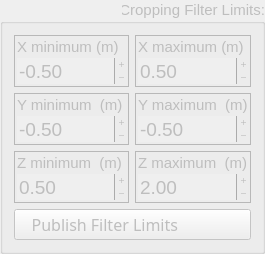
         <widget class="QGroupBox" name="CroppingG">
          <property name="enabled">
           <bool>false</bool>
          </property>
          <property name="sizePolicy">
           <sizepolicy hsizetype="Expanding" vsizetype="MinimumExpanding">
            <horstretch>0</horstretch>
            <verstretch>0</verstretch>
           </sizepolicy>
          </property>
          <property name="minimumSize">
           <size>
            <width>255</width>
            <height>0</height>
           </size>
          </property>
          <property name="font">
           <font>
            <pointsize>11</pointsize>
           </font>
          </property>
          <property name="contextMenuPolicy">
           <enum>Qt::NoContextMenu</enum>
          </property>
          <property name="toolTip">
           <string>Cropbox filter parameters.</string>
          </property>
          <property name="title">
           <string>Cropping Filter Limits:</string>
          </property>
          <property name="alignment">
           <set>Qt::AlignRight|Qt::AlignTop|Qt::AlignTrailing</set>
          </property>
          <property name="flat">
           <bool>true</bool>
          </property>
          <layout class="QGridLayout" name="gridLayout_2">
           <item row="0" column="0">
            <widget class="QFrame" name="XminF">
             <property name="sizePolicy">
              <sizepolicy hsizetype="Preferred" vsizetype="Fixed">
               <horstretch>0</horstretch>
               <verstretch>0</verstretch>
              </sizepolicy>
             </property>
             <property name="minimumSize">
              <size>
               <width>115</width>
               <height>0</height>
              </size>
             </property>
             <property name="font">
              <font>
               <pointsize>11</pointsize>
              </font>
             </property>
             <property name="toolTip">
              <string>Cropbox filter minimum x parameter.</string>
             </property>
             <property name="frameShape">
              <enum>QFrame::StyledPanel</enum>
             </property>
             <property name="frameShadow">
              <enum>QFrame::Raised</enum>
             </property>
             <layout class="QVBoxLayout" name="verticalLayout_2">
              <property name="spacing">
               <number>2</number>
              </property>
              <property name="leftMargin">
               <number>2</number>
              </property>
              <property name="topMargin">
               <number>2</number>
              </property>
              <property name="rightMargin">
               <number>2</number>
              </property>
              <property name="bottomMargin">
               <number>2</number>
              </property>
              <item>
               <widget class="QLabel" name="XminL">
                <property name="font">
                 <font>
                  <pointsize>11</pointsize>
                 </font>
                </property>
                <property name="frameShape">
                 <enum>QFrame::NoFrame</enum>
                </property>
                <property name="frameShadow">
                 <enum>QFrame::Plain</enum>
                </property>
                <property name="text">
                 <string>X minimum (m)</string>
                </property>
                <property name="textFormat">
                 <enum>Qt::PlainText</enum>
                </property>
                <property name="alignment">
                 <set>Qt::AlignLeading|Qt::AlignLeft|Qt::AlignTop</set>
                </property>
               </widget>
              </item>
              <item>
               <widget class="QDoubleSpinBox" name="Xmin">
                <property name="font">
                 <font>
                  <pointsize>14</pointsize>
                 </font>
                </property>
                <property name="wrapping">
                 <bool>false</bool>
                </property>
                <property name="frame">
                 <bool>false</bool>
                </property>
                <property name="buttonSymbols">
                 <enum>QAbstractSpinBox::PlusMinus</enum>
                </property>
                <property name="decimals">
                 <number>2</number>
                </property>
                <property name="minimum">
                 <double>-2.000000000000000</double>
                </property>
                <property name="maximum">
                 <double>2.000000000000000</double>
                </property>
                <property name="singleStep">
                 <double>0.100000000000000</double>
                </property>
                <property name="value">
                 <double>-0.500000000000000</double>
                </property>
               </widget>
              </item>
             </layout>
            </widget>
           </item>
           <item row="0" column="1">
            <widget class="QFrame" name="XmaxF">
             <property name="sizePolicy">
              <sizepolicy hsizetype="Preferred" vsizetype="Fixed">
               <horstretch>0</horstretch>
               <verstretch>0</verstretch>
              </sizepolicy>
             </property>
             <property name="minimumSize">
              <size>
               <width>115</width>
               <height>0</height>
              </size>
             </property>
             <property name="font">
              <font>
               <pointsize>11</pointsize>
              </font>
             </property>
             <property name="toolTip">
              <string>Cropbox filter maximum x parameter.</string>
             </property>
             <property name="frameShape">
              <enum>QFrame::StyledPanel</enum>
             </property>
             <property name="frameShadow">
              <enum>QFrame::Raised</enum>
             </property>
             <layout class="QVBoxLayout" name="verticalLayout">
              <property name="spacing">
               <number>2</number>
              </property>
              <property name="leftMargin">
               <number>2</number>
              </property>
              <property name="topMargin">
               <number>2</number>
              </property>
              <property name="rightMargin">
               <number>2</number>
              </property>
              <property name="bottomMargin">
               <number>2</number>
              </property>
              <item>
               <widget class="QLabel" name="XmaxL">
                <property name="font">
                 <font>
                  <pointsize>11</pointsize>
                 </font>
                </property>
                <property name="frameShape">
                 <enum>QFrame::NoFrame</enum>
                </property>
                <property name="frameShadow">
                 <enum>QFrame::Plain</enum>
                </property>
                <property name="text">
                 <string>X maximum (m)</string>
                </property>
                <property name="textFormat">
                 <enum>Qt::PlainText</enum>
                </property>
                <property name="alignment">
                 <set>Qt::AlignLeading|Qt::AlignLeft|Qt::AlignTop</set>
                </property>
               </widget>
              </item>
              <item>
               <widget class="QDoubleSpinBox" name="Xmax">
                <property name="font">
                 <font>
                  <pointsize>14</pointsize>
                 </font>
                </property>
                <property name="wrapping">
                 <bool>false</bool>
                </property>
                <property name="frame">
                 <bool>false</bool>
                </property>
                <property name="buttonSymbols">
                 <enum>QAbstractSpinBox::PlusMinus</enum>
                </property>
                <property name="decimals">
                 <number>2</number>
                </property>
                <property name="minimum">
                 <double>-2.000000000000000</double>
                </property>
                <property name="maximum">
                 <double>2.000000000000000</double>
                </property>
                <property name="singleStep">
                 <double>0.100000000000000</double>
                </property>
                <property name="value">
                 <double>0.500000000000000</double>
                </property>
               </widget>
              </item>
             </layout>
            </widget>
           </item>
           <item row="1" column="0">
            <widget class="QFrame" name="YminF">
             <property name="sizePolicy">
              <sizepolicy hsizetype="Preferred" vsizetype="Fixed">
               <horstretch>0</horstretch>
               <verstretch>0</verstretch>
              </sizepolicy>
             </property>
             <property name="minimumSize">
              <size>
               <width>115</width>
               <height>0</height>
              </size>
             </property>
             <property name="font">
              <font>
               <pointsize>11</pointsize>
              </font>
             </property>
             <property name="toolTip">
              <string>Cropbox filter minimum y parameter.</string>
             </property>
             <property name="frameShape">
              <enum>QFrame::StyledPanel</enum>
             </property>
             <property name="frameShadow">
              <enum>QFrame::Raised</enum>
             </property>
             <layout class="QVBoxLayout" name="verticalLayout_4">
              <property name="spacing">
               <number>2</number>
              </property>
              <property name="leftMargin">
               <number>2</number>
              </property>
              <property name="topMargin">
               <number>2</number>
              </property>
              <property name="rightMargin">
               <number>2</number>
              </property>
              <property name="bottomMargin">
               <number>2</number>
              </property>
              <item>
               <widget class="QLabel" name="YminL">
                <property name="font">
                 <font>
                  <pointsize>11</pointsize>
                 </font>
                </property>
                <property name="frameShape">
                 <enum>QFrame::NoFrame</enum>
                </property>
                <property name="frameShadow">
                 <enum>QFrame::Plain</enum>
                </property>
                <property name="text">
                 <string>Y minimum  (m)</string>
                </property>
                <property name="textFormat">
                 <enum>Qt::PlainText</enum>
                </property>
                <property name="alignment">
                 <set>Qt::AlignLeading|Qt::AlignLeft|Qt::AlignTop</set>
                </property>
               </widget>
              </item>
              <item>
               <widget class="QDoubleSpinBox" name="Ymin">
                <property name="font">
                 <font>
                  <pointsize>14</pointsize>
                 </font>
                </property>
                <property name="wrapping">
                 <bool>false</bool>
                </property>
                <property name="frame">
                 <bool>false</bool>
                </property>
                <property name="buttonSymbols">
                 <enum>QAbstractSpinBox::PlusMinus</enum>
                </property>
                <property name="decimals">
                 <number>2</number>
                </property>
                <property name="minimum">
                 <double>-2.000000000000000</double>
                </property>
                <property name="maximum">
                 <double>2.000000000000000</double>
                </property>
                <property name="singleStep">
                 <double>0.100000000000000</double>
                </property>
                <property name="value">
                 <double>-0.500000000000000</double>
                </property>
               </widget>
              </item>
             </layout>
            </widget>
           </item>
           <item row="1" column="1">
            <widget class="QFrame" name="YmaxF">
             <property name="sizePolicy">
              <sizepolicy hsizetype="Preferred" vsizetype="Fixed">
               <horstretch>0</horstretch>
               <verstretch>0</verstretch>
              </sizepolicy>
             </property>
             <property name="minimumSize">
              <size>
               <width>115</width>
               <height>0</height>
              </size>
             </property>
             <property name="font">
              <font>
               <pointsize>11</pointsize>
              </font>
             </property>
             <property name="toolTip">
              <string>Cropbox filter maximum y parameter.</string>
             </property>
             <property name="frameShape">
              <enum>QFrame::StyledPanel</enum>
             </property>
             <property name="frameShadow">
              <enum>QFrame::Raised</enum>
             </property>
             <layout class="QVBoxLayout" name="verticalLayout_3">
              <property name="spacing">
               <number>2</number>
              </property>
              <property name="leftMargin">
               <number>2</number>
              </property>
              <property name="topMargin">
               <number>2</number>
              </property>
              <property name="rightMargin">
               <number>2</number>
              </property>
              <property name="bottomMargin">
               <number>2</number>
              </property>
              <item>
               <widget class="QLabel" name="YmaxL">
                <property name="font">
                 <font>
                  <pointsize>11</pointsize>
                 </font>
                </property>
                <property name="frameShape">
                 <enum>QFrame::NoFrame</enum>
                </property>
                <property name="frameShadow">
                 <enum>QFrame::Plain</enum>
                </property>
                <property name="text">
                 <string>Y maximum  (m)</string>
                </property>
                <property name="textFormat">
                 <enum>Qt::PlainText</enum>
                </property>
                <property name="alignment">
                 <set>Qt::AlignLeading|Qt::AlignLeft|Qt::AlignTop</set>
                </property>
               </widget>
              </item>
              <item>
               <widget class="QDoubleSpinBox" name="Ymax">
                <property name="font">
                 <font>
                  <pointsize>14</pointsize>
                 </font>
                </property>
                <property name="wrapping">
                 <bool>false</bool>
                </property>
                <property name="frame">
                 <bool>false</bool>
                </property>
                <property name="buttonSymbols">
                 <enum>QAbstractSpinBox::PlusMinus</enum>
                </property>
                <property name="decimals">
                 <number>2</number>
                </property>
                <property name="minimum">
                 <double>-2.000000000000000</double>
                </property>
                <property name="maximum">
                 <double>2.000000000000000</double>
                </property>
                <property name="singleStep">
                 <double>0.100000000000000</double>
                </property>
                <property name="value">
                 <double>-0.500000000000000</double>
                </property>
               </widget>
              </item>
             </layout>
            </widget>
           </item>
           <item row="2" column="0">
            <widget class="QFrame" name="ZminF">
             <property name="sizePolicy">
              <sizepolicy hsizetype="Preferred" vsizetype="Fixed">
               <horstretch>0</horstretch>
               <verstretch>0</verstretch>
              </sizepolicy>
             </property>
             <property name="minimumSize">
              <size>
               <width>115</width>
               <height>0</height>
              </size>
             </property>
             <property name="font">
              <font>
               <pointsize>11</pointsize>
              </font>
             </property>
             <property name="toolTip">
              <string>Cropbox filter minimum z parameter.</string>
             </property>
             <property name="frameShape">
              <enum>QFrame::StyledPanel</enum>
             </property>
             <property name="frameShadow">
              <enum>QFrame::Raised</enum>
             </property>
             <layout class="QVBoxLayout" name="verticalLayout_5">
              <property name="spacing">
               <number>2</number>
              </property>
              <property name="leftMargin">
               <number>2</number>
              </property>
              <property name="topMargin">
               <number>2</number>
              </property>
              <property name="rightMargin">
               <number>2</number>
              </property>
              <property name="bottomMargin">
               <number>2</number>
              </property>
              <item>
               <widget class="QLabel" name="ZminL">
                <property name="font">
                 <font>
                  <pointsize>11</pointsize>
                 </font>
                </property>
                <property name="frameShape">
                 <enum>QFrame::NoFrame</enum>
                </property>
                <property name="frameShadow">
                 <enum>QFrame::Plain</enum>
                </property>
                <property name="text">
                 <string>Z minimum  (m)</string>
                </property>
                <property name="textFormat">
                 <enum>Qt::PlainText</enum>
                </property>
                <property name="alignment">
                 <set>Qt::AlignLeading|Qt::AlignLeft|Qt::AlignTop</set>
                </property>
               </widget>
              </item>
              <item>
               <widget class="QDoubleSpinBox" name="Zmin">
                <property name="font">
                 <font>
                  <pointsize>14</pointsize>
                 </font>
                </property>
                <property name="wrapping">
                 <bool>false</bool>
                </property>
                <property name="frame">
                 <bool>false</bool>
                </property>
                <property name="buttonSymbols">
                 <enum>QAbstractSpinBox::PlusMinus</enum>
                </property>
                <property name="decimals">
                 <number>2</number>
                </property>
                <property name="minimum">
                 <double>0.100000000000000</double>
                </property>
                <property name="maximum">
                 <double>3.900000000000000</double>
                </property>
                <property name="singleStep">
                 <double>0.100000000000000</double>
                </property>
                <property name="value">
                 <double>0.500000000000000</double>
                </property>
               </widget>
              </item>
             </layout>
            </widget>
           </item>
           <item row="2" column="1">
            <widget class="QFrame" name="ZmaxF">
             <property name="sizePolicy">
              <sizepolicy hsizetype="Preferred" vsizetype="Fixed">
               <horstretch>0</horstretch>
               <verstretch>0</verstretch>
              </sizepolicy>
             </property>
             <property name="minimumSize">
              <size>
               <width>115</width>
               <height>0</height>
              </size>
             </property>
             <property name="font">
              <font>
               <pointsize>11</pointsize>
              </font>
             </property>
             <property name="toolTip">
              <string>Cropbox filter maximum z parameter.</string>
             </property>
             <property name="frameShape">
              <enum>QFrame::StyledPanel</enum>
             </property>
             <property name="frameShadow">
              <enum>QFrame::Raised</enum>
             </property>
             <layout class="QVBoxLayout" name="verticalLayout_6">
              <property name="spacing">
               <number>2</number>
              </property>
              <property name="leftMargin">
               <number>2</number>
              </property>
              <property name="topMargin">
               <number>2</number>
              </property>
              <property name="rightMargin">
               <number>2</number>
              </property>
              <property name="bottomMargin">
               <number>2</number>
              </property>
              <item>
               <widget class="QLabel" name="ZmaxL">
                <property name="font">
                 <font>
                  <pointsize>11</pointsize>
                 </font>
                </property>
                <property name="frameShape">
                 <enum>QFrame::NoFrame</enum>
                </property>
                <property name="frameShadow">
                 <enum>QFrame::Plain</enum>
                </property>
                <property name="text">
                 <string>Z maximum  (m)</string>
                </property>
                <property name="textFormat">
                 <enum>Qt::PlainText</enum>
                </property>
                <property name="alignment">
                 <set>Qt::AlignLeading|Qt::AlignLeft|Qt::AlignTop</set>
                </property>
               </widget>
              </item>
              <item>
               <widget class="QDoubleSpinBox" name="Zmax">
                <property name="font">
                 <font>
                  <pointsize>14</pointsize>
                 </font>
                </property>
                <property name="wrapping">
                 <bool>false</bool>
                </property>
                <property name="frame">
                 <bool>false</bool>
                </property>
                <property name="buttonSymbols">
                 <enum>QAbstractSpinBox::PlusMinus</enum>
                </property>
                <property name="decimals">
                 <number>2</number>
                </property>
                <property name="minimum">
                 <double>0.200000000000000</double>
                </property>
                <property name="maximum">
                 <double>4.000000000000000</double>
                </property>
                <property name="singleStep">
                 <double>0.100000000000000</double>
                </property>
                <property name="value">
                 <double>2.000000000000000</double>
                </property>
               </widget>
              </item>
             </layout>
            </widget>
           </item>
           <item row="3" column="0" colspan="2">
            <widget class="QPushButton" name="PublishLimitsButt">
             <property name="sizePolicy">
              <sizepolicy hsizetype="Expanding" vsizetype="Fixed">
               <horstretch>0</horstretch>
               <verstretch>0</verstretch>
              </sizepolicy>
             </property>
             <property name="maximumSize">
              <size>
               <width>256</width>
               <height>35</height>
              </size>
             </property>
             <property name="font">
              <font>
               <family>Oxygen-Sans</family>
               <pointsize>12</pointsize>
              </font>
             </property>
             <property name="focusPolicy">
              <enum>Qt::NoFocus</enum>
             </property>
             <property name="acceptDrops">
              <bool>false</bool>
             </property>
             <property name="toolTip">
              <string>Publish a marker in rviz with a graphical representation of the cropbox filter.</string>
             </property>
             <property name="styleSheet">
              <string notr="true">Text-align:left</string>
             </property>
             <property name="text">
              <string>    Publish Filter Limits</string>
             </property>
             <property name="icon">
              <iconset resource="../../../resources/resources.qrc">
               <normaloff>:/icons/off.png</normaloff>
               <normalon>:/icons/on.png</normalon>:/icons/off.png</iconset>
             </property>
             <property name="iconSize">
              <size>
               <width>32</width>
               <height>32</height>
              </size>
             </property>
             <property name="checkable">
              <bool>true</bool>
             </property>
            </widget>
           </item>
          </layout>
         </widget>
